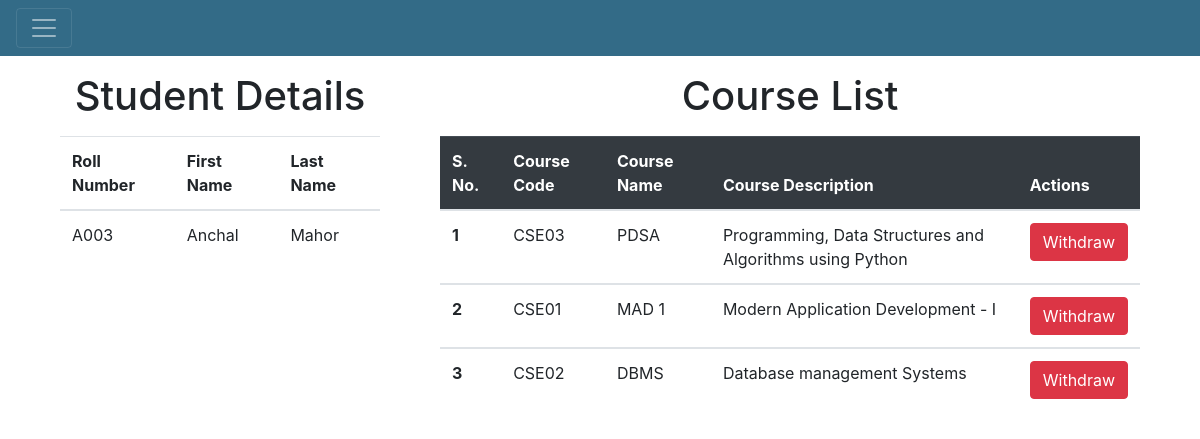
/student/3 (signed in), run on the app's committed database.
### website_code/models.py (models this page shows)
class Student(db.Model):
    __tablename__='student'
    student_id = db.Column(db.Integer,primary_key=True,autoincrement=True)
    roll_number = db.Column(db.String,unique=True,nullable=False)
    first_name = db.Column(db.String)
    last_name = db.Column(db.String)

class Course(db.Model):
    __tablename__ = 'course'
    course_id = db.Column(db.Integer , primary_key=True,autoincrement=True)
    course_code = db.Column(db.String,unique=True,nullable=False)
    course_name = db.Column(db.String,nullable=False)
    course_description = db.Column(db.String)

### website_code/views.py (the view)
@views.route("/student/<var1>",methods=["GET", "POST"])
@login_required
def create_detail_student(var1):
    if var1=="create":
        if request.method=="POST":
            r_n,f_n,l_n=request.form["roll"],request.form["f_name"],request.form["l_name"]
            try:
                new_std=Student(roll_number=r_n,first_name=f_n,last_name=l_n)
                db.session.add(new_std)
                db.session.commit()
                return redirect(url_for('views.home'))
            except IntegrityError:
                db.session.rollback()
                flash('Student already exist. Use a different Roll Number',category="error")
        return render_template("create_student.html", user=current_user)
    elif var1.isdigit():
        std=Student.query.filter(Student.student_id == var1).first()
        en_list=db.session.query(Course.course_id,Course.course_code,Course.course_name,Course.course_description).join(Enrollments).filter(Enrollments.estudent_id==var1).all()
        return render_template("student_detail.html" , std=std, en_list=en_list, user=current_user)

### website_code/__init__.py (called while the page is built)
def make_app():     # we are making our flask app.
    app=Flask(__name__)
    app.config["SECRET_KEY"] = "This is a secret ket" # this secret key is used to encrypt session and cookies data related to website.
    app.config['SQLALCHEMY_DATABASE_URI'] = "sqlite:///first_website_database.sqlite3"
    db.init_app(app)
    from .views import views  # first views is the file name (it has to start with dot) and second views is the variable name in views.py
    from .authentication import auth  # this make it more clear. compare it with views.
    app.register_blueprint(views, url_prefix="/")
    app.register_blueprint(auth, url_prefix="/")
    login_mngr=LoginManager()
    login_mngr.login_view = 'auth.login'
    login_mngr.init_app(app)
    @login_mngr.user_loader
    def load_user(user_id):
        return User.query.get(int(user_id))
    return app

### website_code/templates/student_detail.html (shortened to what this page needs)
{% extends 'base.html'%}
{% block content %}
<div class="row">
    <div class="col-4">
        <div class="my-3">
            <h1 class="text-center">Student Details</h1>
        </div>
        <div class="container-fluid">
            <table class="table">
                <thead>
                    <tr>
                        <th>Roll Number</th>
                        <th>First Name</th>
                        <th>Last Name</th>
                    </tr>
                </thead>
                <tbody>
                    <tr>
                        <td>{{ std["roll_number"] }}</td>
                        <td>{{ std["first_name"] }}</td>
                        <td>{{ std["last_name"] }}</td>
                    </tr>
                </tbody>
            </table>
        </div>
    </div>
    <div class="col-8">
        <div class="my-3">
            <h1 class="text-center">Course List</h1>
        </div>
        {% if en_list %}
        <div class="container-fluid">
            <table class="table">
                <thead class="table-dark">
                    <tr>
                        <th scope="col">S. No.</th>
                        <th scope="col">Course Code</th>
                        <th scope="col">Course Name</th>
                        <th scope="col">Course Description</th>
                        <th scope="col">Actions</th>
                    </tr>
                </thead>
                {% for ind in range(en_list|length) %}
                <tbody>
                    <tr>
                        <th scope="row">{{ ind+1 }}</th>
                        <td>{{ en_list[ind]["course_code"] }}</td>
                        <td>{{ en_list[ind]["course_name"] }}</td>
                        <td>{{ en_list[ind]["course_description"] }}</td>
                        <td>
                            <a href="/student/{{std['student_id']}}/withdraw/{{en_list[ind]['course_id']}}">
                                <button type="button" class="btn btn-danger">
                                    Withdraw
                                </button>
                            </a>
                        </td>
                    </tr>
                </tbody>
                {% endfor %}
            </table>
        {% else %}
            <p class="text-center">{{ std["first_name"] }} is not enroll in any course</p>
        {% endif %}
        </div>
    </div>
</div>
{% endblock content %}

### data on the page
Student: roll_number "A003", first_name "Anchal", last_name "Mahor"
Course: course_code "CSE03", course_name "PDSA", course_description "Programming, Data Structures and Algorithms using Python"
Course: course_code "CSE01", course_name "MAD 1", course_description "Modern Application Development - I"
Course: course_code "CSE02", course_name "DBMS", course_description "Database management Systems"

### other printed values
{{ ind+1 }} "1" "2" "3"
